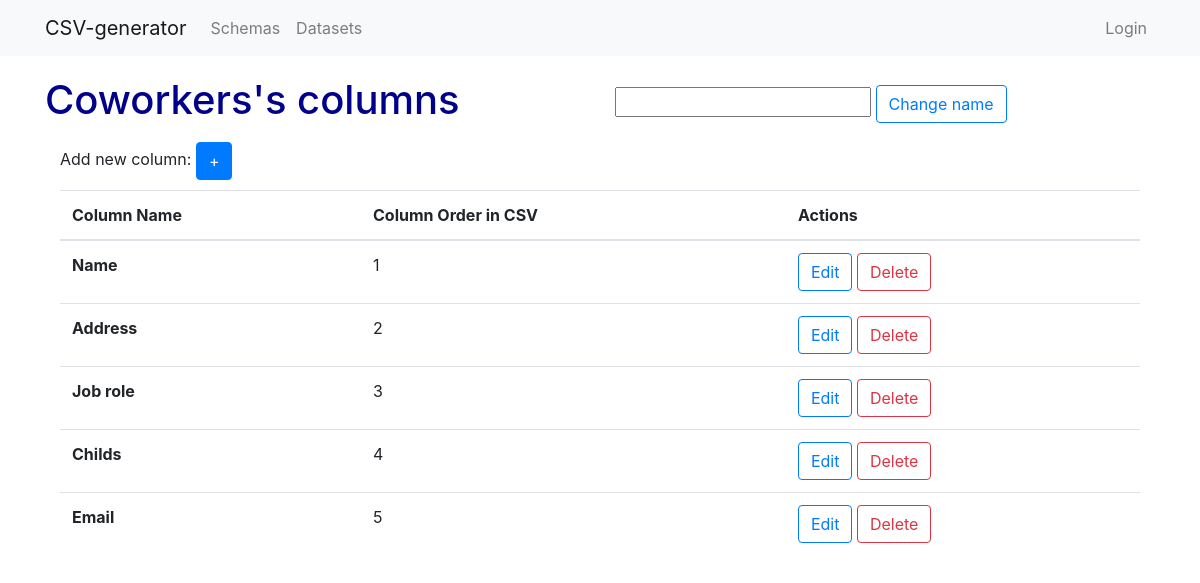
Screenshot of /schemas/coworkers/detail/ with the database file from the repository.
### schemas/models.py (models this page shows, shortened)
class Schema(models.Model):
    name = models.CharField(max_length=80)
    slug = models.CharField(max_length=100, null=True)
    separator = models.CharField(max_length=10, blank=True, null=True)
    string_char = models.CharField(max_length=10, blank=True, null=True)
    date = models.DateTimeField(auto_now_add=True)
    def __str__(self):
        return self.name

class Column(models.Model):
    slug = models.CharField(max_length=100, null=True)
    name = models.CharField(max_length=80)
    schema = models.ForeignKey(Schema, on_delete=models.CASCADE, related_name="columns")
    order = models.IntegerField()
    data_type = models.ForeignKey(DataTypes, on_delete=models.CASCADE)
    range_min = models.IntegerField(default=0, blank=True)
    range_max = models.IntegerField(default=0, blank=True)
    class Meta:
        unique_together = ('schema', 'order',)

### schemas/views.py (the view)
# urls.py: path('<slug:slug>/detail/', SchemaDetailView.as_view(), name="schema_detail"),
class SchemaDetailView(DetailView):
    model = Schema

### schemas/templates/schemas/schema_detail.html (shortened to what this page needs)
{% extends "base.html" %}
{% block body %}
    <div class="row header d-flex align-items-center">
        <h1 class="col">{{object}}'s columns</h1>
        <div class="col">
            <form action="{% url "schemas:schema_edit" object.slug %}" method="post">
                <input name="name" type="text">
                <input class="btn btn-outline-primary" type="submit" value="Change name">
            </form>
        </div>
    </div>
    <div class="container">
        <span>Add new column:</span>
        <a class="btn btn-primary" id="add-column-btn" href="{% url "schemas:column_create" object.slug %}">+</a>
        <table class="table">
            <thead>
                <tr>
                    <th scope="col">Column Name</th>
                    <th scope="col">Column Order in CSV</th>
                    <th scope="col">Actions</th>
                </tr>
            </thead>
            <tbody>
                {% for column in object.columns.all|dictsort:"order" %}
                    <tr>
                        <th scope="row">{{column.name}}</th>
                        <td>{{column.order}}</td>
                        <td>
                            <a class="btn btn-status btn-outline-primary" href="{% url "schemas:column_edit" column.slug %}">Edit</a>
                            <a class="btn btn-status btn-outline-danger" href="{% url "schemas:column_delete" column.slug %}">Delete</a>
                        </td>
                    </tr>
                {% endfor %}
            </tbody>
        </table>
    </div>
{% endblock body %}

### static/css/master.css (style rules this page uses)
h1 { color:#00008b; }
.header { padding-top: 20px; }
#add-column-btn { margin-top: 10px; margin-bottom: 10px; }

### rows the page displays
Schema: name "Coworkers"
Column: name "Name", order "1"
Column: name "Address", order "2"
Column: name "Job role", order "3"
Column: name "Childs", order "4"
Column: name "Email", order "5"
